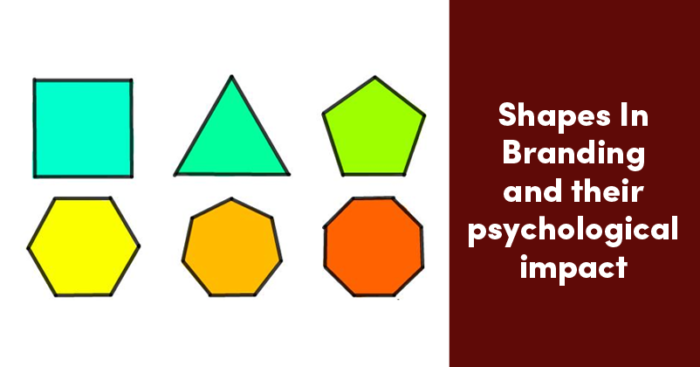
#> input picture shapes.png, 700 x 367 px
$ python 'cornor detection.py'
#> lines starting #> are read from the running program, lines starting #| are printed output that depends on the picture; after the words box and inside, x2 and y2 are one past the last pixel; in counts of white or black regions, pixels touching at a corner belong together
import cv2
import numpy as np

img = cv2.imread('shapes.png')
#> img is the input picture: shape (367, 700, 3); mean B, G, R 137, 162.8, 180.7
gray = cv2.cvtColor(img,cv2.COLOR_BGR2GRAY)
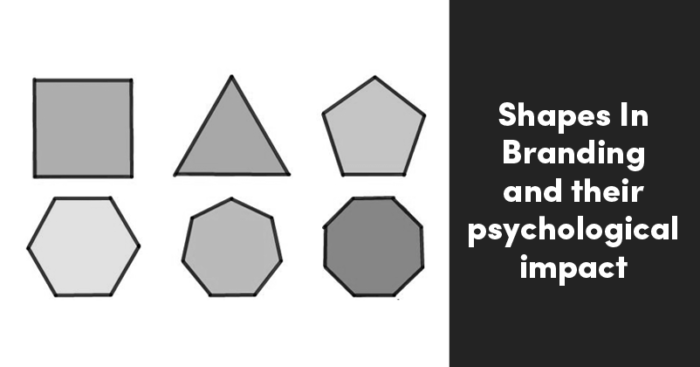
#> gray: shape (367, 700); min 1, max 255, mean 165.2
gray = np.float32(gray)

cornors = cv2.goodFeaturesToTrack(gray,100,0.01,10)
#> cornors = 100 rows, first 8: [565, 277], [642, 187], [564, 125], [535, 148], [289, 174], [524, 110], [554, 185], [597, 121]
#gray = frame, 100 = maximum cornors to be detcted, 0.01 = quality/accuracy, 10 = eculidian distance(value can be varried)
cornors = np.int0(cornors)

for cornor in cornors:
	x,y = cornor.ravel()
	cv2.circle(img,(x,y),3,(255,0,0),5)
#> this loop made 100 passes
#> (x, y) on passes 1 to 12: (565, 277), (642, 187), (564, 125), (535, 148), (289, 174), (524, 110), (554, 185), (597, 121), (545, 224), (518, 224), (608, 114), (612, 274)
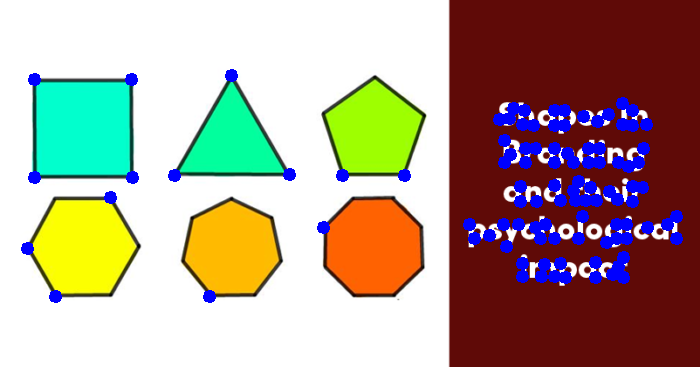
#> img: shape (367, 700, 3); 5.03% of pixels changed, all inside (x1, y1, x2, y2) = (21, 69, 683, 303)
cv2.imshow('detection',img)
cv2.waitKey(0)
cv2.destroyAllWindows()

$ run again, with ab.png copied over shapes.png
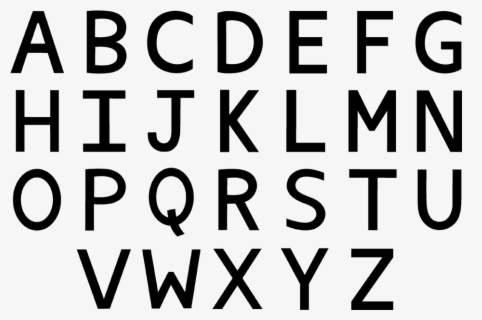
#> input picture ab.png, 482 x 320 px
#> img is the input picture: shape (320, 482, 3); min 0, max 248, mean 196.3
#> cornors = 100 rows, first 8: [237, 287], [237, 269], [214, 249], [460, 23], [129, 250], [78, 250], [183, 233], [260, 249]
#> the loop `for cornor in cornors:` made 100 passes
#> after the loop `for cornor in cornors:`:
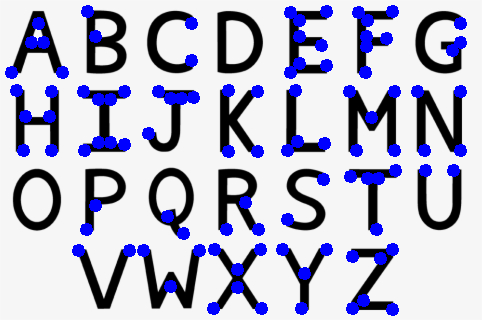
#> img: shape (320, 482, 3); 8.58% of pixels changed, all inside (x1, y1, x2, y2) = (5, 5, 467, 316)

$ run again, with alphabet.png copied over shapes.png
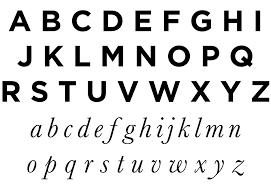
#> input picture alphabet.png, 271 x 186 px
#> img is the input picture: shape (186, 271, 3); min 0, max 255, mean 222.1
#> cornors = 100 rows, first 8: [162, 118], [173, 118], [200, 96], [112, 60], [200, 86], [9, 30], [18, 21], [29, 30]
#> the loop `for cornor in cornors:` made 100 passes
#> after the loop `for cornor in cornors:`:
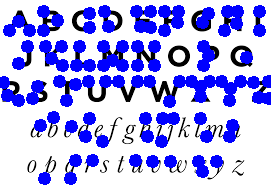
#> img: shape (186, 271, 3); mean B, G, R 239, 173.3, 173.3
